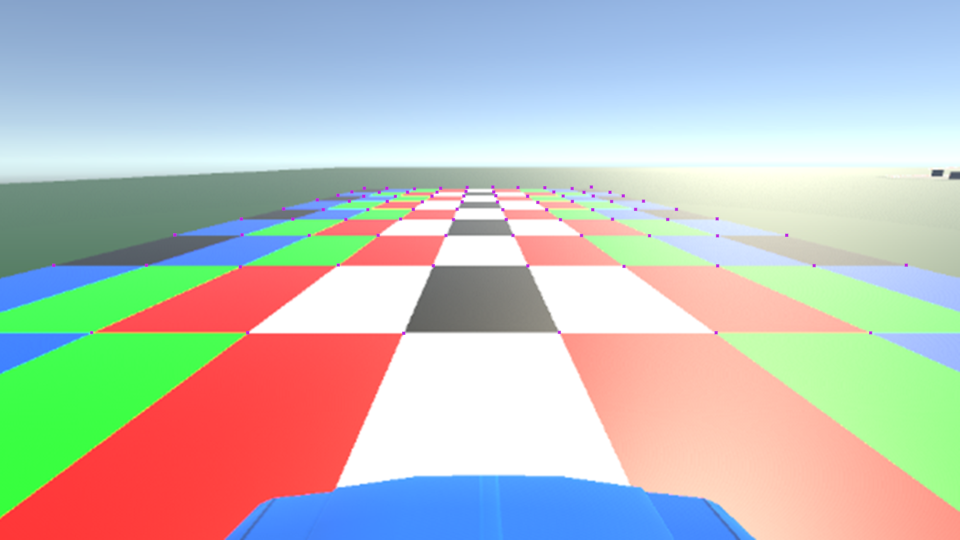
#> input picture no1/image_data_scraping3.png, 1920 x 1080 px (shown at 1/2 size)
$ python extract_pixel.py
#> lines starting #> are read from the running program, lines starting #| are printed output that depends on the picture; after the words box and inside, x2 and y2 are one past the last pixel; in counts of white or black regions, pixels touching at a corner belong together
import cv2
import numpy as np
import pandas as pd
import matplotlib.pyplot as plt

image_path = "image_data_scraping3.png"
image = cv2.imread(image_path)
#> image is the input picture: shape (1080, 1920, 3); mean B, G, R 189.8, 193, 189.1

hsv_image = cv2.cvtColor(image, cv2.COLOR_BGR2HSV)
#> hsv_image: shape (1080, 1920, 3); mean H, S, V 61.5, 87.1, 239.3
lower_purple = np.array([130, 50, 50])
upper_purple = np.array([160, 255, 255])
mask = cv2.inRange(hsv_image, lower_purple, upper_purple)
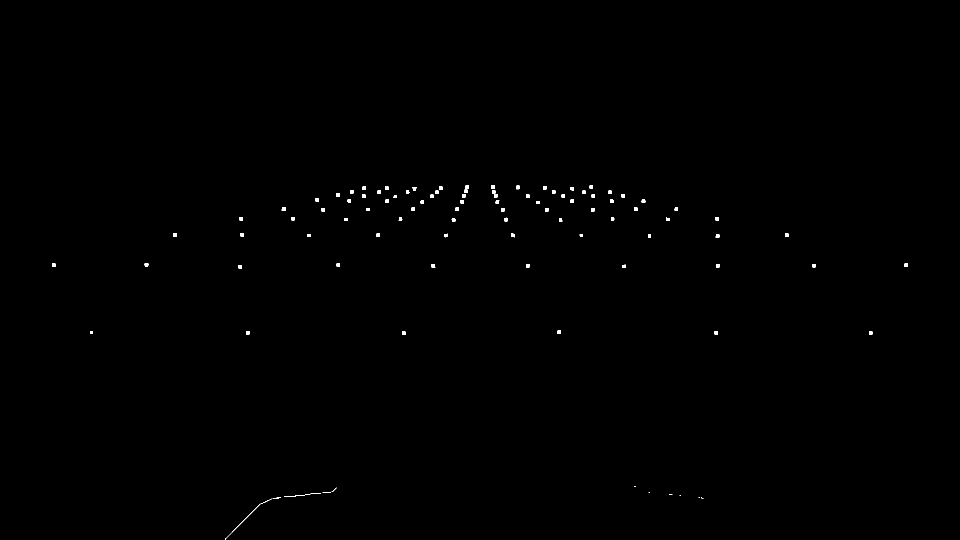
#> mask: shape (1080, 1920) (shown at 1/2 size); 0.21% white; 96 white regions (8 under 20 px)

contours, _ = cv2.findContours(mask, cv2.RETR_EXTERNAL, cv2.CHAIN_APPROX_SIMPLE)
#> contours = 96 contours, 11 with area under 20; largest, box (x1, y1, x2, y2) and area: (984, 380, 995, 395) 74, (450, 997, 545, 1080) 58, (563, 414, 571, 422) 44, (1032, 371, 1040, 379) 42, (346, 466, 353, 474) 42

coordinates = []
bottom_threshold = 800
for contour in contours:
    M = cv2.moments(contour)
    if M["m00"] != 0:
        cx = int(M["m10"] / M["m00"])
        cy = int(M["m01"] / M["m00"])
        if cy < bottom_threshold:
            coordinates.append((cx, cy))
#> this loop made 96 passes
#> (contour, cx, cy) on passes 6, 12, 13, 14, 16, 17, 18, 19, 22, 23: ([[1338, 988], [1339, 989], [1344, 989], [1343, 988]], 1341, 988), ([[1269, 972], [1269, 973], [1271, 973], [1270, 973]], 1269, 972), ([[1738, 663], [1738, 668], [1744, 668], [1744, 663]], 1741, 665), ([[804, 663], [804, 669], [810, 669], [810, 663]], 807, 666), ([[492, 662], [492, 668], [498, 668], [498, 662]], 495, 665), ([[180, 662], [180, 667], [185, 667], [185, 662]], 182, 664), ([[1115, 661], [1115, 667], [1121, 667], [1121, 661]], 1118, 664), ([[477, 530], [477, 536], [483, 536], [483, 530]], 480, 533), ([[1432, 528], [1432, 534], [1438, 534], [1438, 528]], 1435, 531), ([[1052, 528], [1052, 534], [1058, 534], [1058, 528]], 1055, 531)
#> (cx, cy) on passes 1, 2, 4, 7, 10, 11: (493, 1034), (1403, 995), (555, 995), (614, 988), (653, 984), (668, 979)
#> after the loop, coordinates = 84 pairs, first value 107 to 1812, second value 373 to 666

coordinates = sorted(coordinates, key=lambda point: (point[1], point[0]))

rows = {}
tolerance = 4
for x, y in coordinates:
    found_row = False
    for row_y in rows.keys():
        if abs(y - row_y) <= tolerance:
            rows[row_y].append((x, y))
            found_row = True
            break
    if not found_row:
        rows[y] = [(x, y)]
#> this loop made 84 passes
#> (x, y) on passes 1 to 12: (985, 373), (1182, 373), (934, 374), (1035, 374), (1089, 375), (728, 376), (773, 376), (828, 376), (881, 376), (1144, 376), (931, 382), (703, 383)
#> after the loop, rows = 11 items

sorted_rows = sorted(rows.items(), key=lambda item: item[0])
#> sorted_rows = 11 items

while len(sorted_rows) < 10:
    sorted_rows.append(sorted_rows[-1])
#> this loop made 0 passes

final_rows = []
for idx, (y, points) in enumerate(sorted_rows):
    if idx == 0:
        points = points[:6]
    else:
        if len(points) > 10:
            points = points[:10]
        elif len(points) < 10:
            points = points * (10 // len(points)) + points[:10 % len(points)]
    final_rows.append((y, points))
#> this loop made 11 passes
#> (y, points) on passes 4, 6: (392, [(727, 392), (790, 392), (1055, 392)]), (404, [(1075, 404)])
#> y on passes 1, 2, 3, 5, 7, 8: 373, 382, 387, 399, 417, 436
#> after the loop, final_rows = 11 items

frame_times = list(range(60, 541, 60))
data = {"t": [], "x_coordinates": [], "y_pixel": [], "x_scaled": [], "y_scaled": []}

xr_values = [317, 143, 88, 65, 50, 41, 35, 29, 27]
y_real = [i * 5 for i in range(1, 10)]

for t, (row_y, points), xr, y_scale in zip(frame_times, reversed(final_rows), xr_values, y_real):
    x_coords = [p[0] for p in points]
    y_coords = [p[1] for p in points]

    x_scaled = []
    for k in range(1, len(x_coords)):
        dx = (2.5 / xr) * (x_coords[k] - x_coords[k - 1])
        x_scaled.append(dx)
    x_scaled.insert(0, 0)

    y_scaled = [y_scale] * len(x_coords)

    data["t"].append(t)
    data["x_coordinates"].append(", ".join(map(str, x_coords)))
    data["y_pixel"].append(row_y)
    data["x_scaled"].append(", ".join(map(str, x_scaled)))
    data["y_scaled"].append(", ".join(map(str, y_scaled)))
#> this loop made 9 passes
#> (t, row_y, xr, y_scale, x_coords, y_coords, y_scaled) on passes 1 to 4: (60, 664, 317, 5, [182, 1118, 1431, 495, 1741, 807, 182, 1118, 1431, 495], [664, 664, 664, 665, 665, 666, 664, 664, 664, 665], [5, 5, 5, 5, 5, 5, 5, 5, 5, 5]), (120, 529, 143, 10, [292, 676, 107, 1627, 1812, 866, 1055, 1435, 1247, 480], [529, 529, 530, 530, 530, 531, 531, 531, 532, 533], [10, 10, 10, 10, 10, 10, 10, 10, 10, 10]), (180, 469, 88, 15, [349, 483, 618, 756, 891, 1025, 1162, 1573, 1298, 1434], [469, 469, 470, 470, 470, 470, 470, 470, 471, 471], [15, 15, 15, 15, 15, 15, 15, 15, 15, 15]), (240, 436, 65, 20, [585, 482, 800, 1224, 1433, 691, 1011, 1334, 906, 1120], [436, 437, 437, 437, 437, 438, 438, 438, 439, 439], [20, 20, 20, 20, 20, 20, 20, 20, 20, 20])

df = pd.DataFrame(data)
output_csv_path = "final_scaled_track_coordinates_t_540_with_fixed_rows.csv"
df.to_csv(output_csv_path, index=False)
print(f"Formatted data saved to {output_csv_path}")

dx_data = {"t": [], "k": [], "(x_{px})_{k-1}": [], "(x_{px})_k": [], "x_r((y_{px})_t)": [], "d_x": []}

for t, (row_y, points), xr in zip(frame_times, reversed(final_rows), xr_values):
    x_coords = [p[0] for p in points]
    for k in range(1, len(x_coords)):
        x_prev = x_coords[k - 1]
        x_curr = x_coords[k]
        dx = (2.5 / xr) * (x_curr - x_prev)
        dx_data["t"].append(t)
        dx_data["k"].append(k)
        dx_data["(x_{px})_{k-1}"].append(x_prev)
        dx_data["(x_{px})_k"].append(x_curr)
        dx_data["x_r((y_{px})_t)"].append(xr)
        dx_data["d_x"].append(dx)
#> this loop made 9 passes
#> (t, row_y, xr, x_coords) on passes 1 to 9: (60, 664, 317, [182, 1118, 1431, 495, 1741, 807, 182, 1118, 1431, 495]), (120, 529, 143, [292, 676, 107, 1627, 1812, 866, 1055, 1435, 1247, 480]), (180, 469, 88, [349, 483, 618, 756, 891, 1025, 1162, 1573, 1298, 1434]), (240, 436, 65, [585, 482, 800, 1224, 1433, 691, 1011, 1334, 906, 1120]), (300, 417, 50, [566, 735, 826, 914, 1271, 1352, 646, 1005, 1093, 1185]), (360, 404, 41, [1075, 1075, 1075, 1075, 1075, 1075, 1075, 1075, 1075, 1075]), (420, 399, 35, [634, 698, 774, 1144, 1222, 1286, 844, 924, 994, 634]), (480, 392, 29, [727, 790, 1055, 727, 790, 1055, 727, 790, 1055, 727]), (540, 387, 27, [988, 675, 863, 927, 1126, 1186, 1246, 988, 675, 863])

dx_df = pd.DataFrame(dx_data)
dx_output_csv_path = "dx_calculations_with_t_60_to_t_540.csv"
dx_df.to_csv(dx_output_csv_path, index=False)
print(f"dx calculations with t saved to {dx_output_csv_path}")

for coord in coordinates:
    cv2.circle(image, coord, 5, (0, 255, 0), -1)
#> this loop made 84 passes
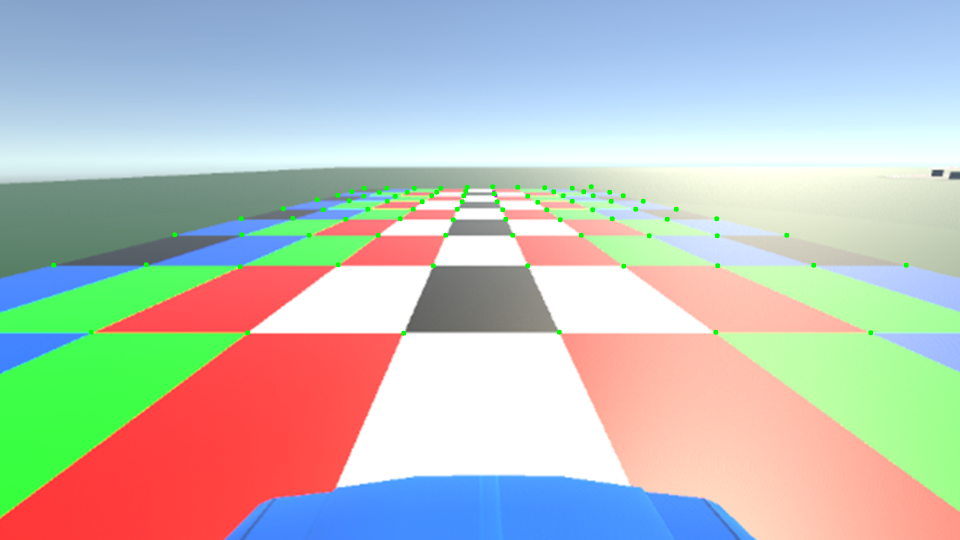
#> image: shape (1080, 1920, 3) (shown at 1/2 size); 0.33% of pixels changed, all inside (x1, y1, x2, y2) = (102, 368, 1818, 672)

plt.imshow(cv2.cvtColor(image, cv2.COLOR_BGR2RGB))
plt.title("Detected Points (Track Only)")
plt.axis("off")
plt.show()
